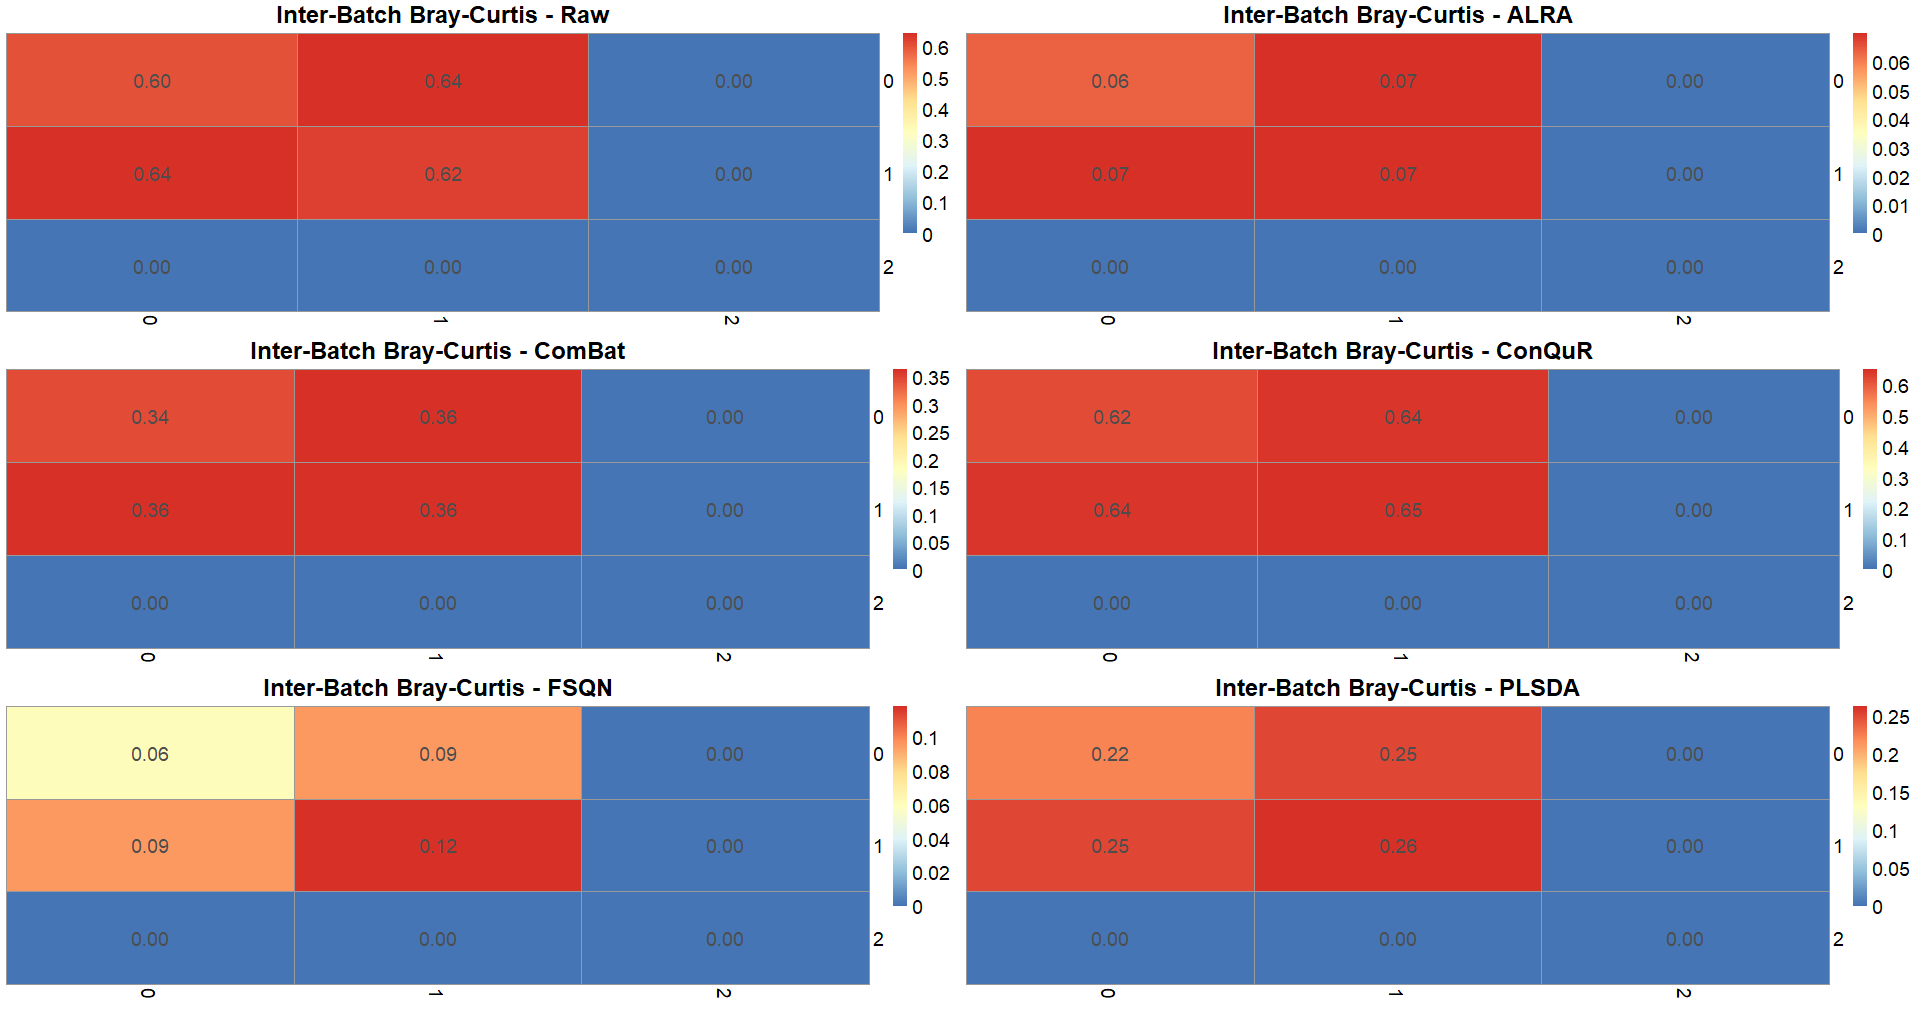

Reproduce this figure in R.
# ==== Load Required Libraries ====
library(vegan)
library(pheatmap)
library(readr)
library(dplyr)
library(gridExtra)

# ==== Read Metadata ====
metadata <- read_csv("metadata.csv")
metadata$sample_id <- as.character(metadata$sample_id)

# ==== File Paths ====
file_list <- list(
  Raw = "raw.csv",
  ALRA = "normalized_alra.csv",
  ComBat = "normalized_combat.csv",
  ConQuR = "normalized_conqur.csv",
  FSQN = "normalized_fsqn.csv",
  PLSDA = "normalized_plsda.csv"
)

# ==== Bray-Curtis Batch-Level Heatmap Generator (returns gtable) ====
generate_batch_heatmap_gtable <- function(file_path, method_name, metadata, group_col = "batchid") {
  df <- read_csv(file_path)
  
  # Align sample_id with metadata
  df$sample_id <- metadata$sample_id
  df_merged <- inner_join(df, metadata, by = "sample_id")
  
  # Extract taxa matrix
  taxa <- df_merged %>%
    select(where(is.numeric)) %>%
    select_if(~ sd(.) > 0) %>%
    as.matrix()
  
  sample_ids <- df_merged$sample_id
  batches <- df_merged[[group_col]]
  
  # Compute Bray-Curtis distance
  dist_mat <- vegdist(taxa, method = "bray")
  dist_df <- as.matrix(dist_mat)
  rownames(dist_df) <- colnames(dist_df) <- sample_ids
  
  # Get unique batches
  batch_levels <- sort(unique(na.omit(batches)))
  batch_dist_mat <- matrix(NA, length(batch_levels), length(batch_levels),
                           dimnames = list(batch_levels, batch_levels))
  
  for (i in batch_levels) {
    for (j in batch_levels) {
      samples_i <- sample_ids[batches == i]
      samples_j <- sample_ids[batches == j]
      sub_dists <- dist_df[samples_i, samples_j, drop = FALSE]
      batch_dist_mat[i, j] <- mean(sub_dists, na.rm = TRUE)
    }
  }
  
  # Replace NAs
  batch_dist_mat[is.na(batch_dist_mat)] <- 0
  
  # Avoid flat matrix issues
  if (length(unique(c(batch_dist_mat))) == 1) {
    batch_dist_mat <- batch_dist_mat + matrix(runif(length(batch_dist_mat), -1e-6, 1e-6),
                                              nrow = nrow(batch_dist_mat))
  }
  
  # Breaks
  max_val <- max(batch_dist_mat)
  breaks <- seq(0, max_val, length.out = 101)
  
  # Return gtable (not plot)
  p <- pheatmap(
    batch_dist_mat,
    cluster_rows = FALSE,
    cluster_cols = FALSE,
    display_numbers = TRUE,
    fontsize_number = 14,
    fontsize = 14,
    main = paste("Inter-Batch Bray-Curtis -", method_name),
    breaks = breaks,
    silent = TRUE  # <- return gtable object
  )
  return(p$gtable)
}

# ==== Generate All Heatmaps as gtable ====
heatmap_list <- lapply(names(file_list), function(name) {
  generate_batch_heatmap_gtable(file_list[[name]], name, metadata)
})

# ==== Combine and Display ====
grid.arrange(grobs = heatmap_list, ncol = 2)
